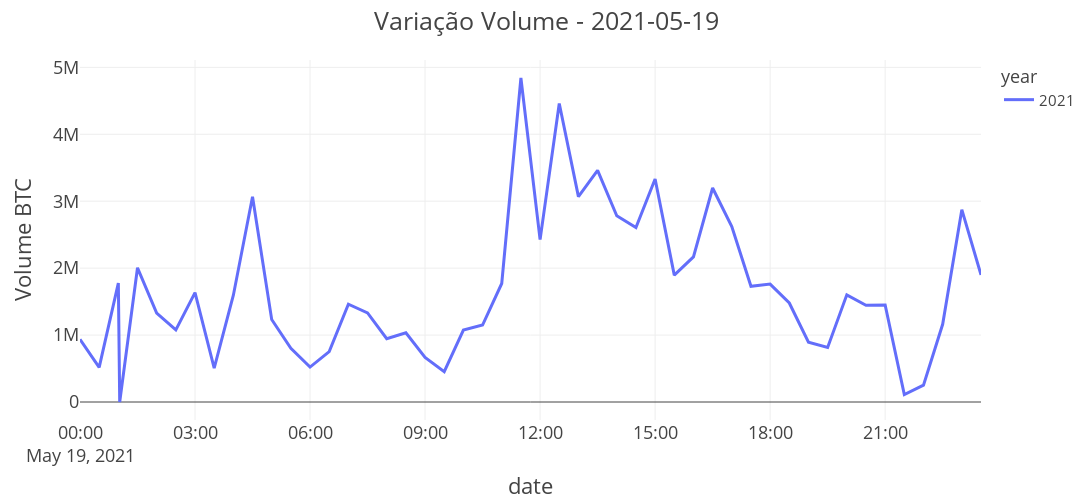

This figure's notebook cell:
### Code cell
fig=px.line(data_frame=btc_dataset_hora[btc_dataset_hora['specific date']=='2021-05-19'], y='Volume BTC', x='date', color='year')

fig.update_layout(
    title='Variação Volume - 2021-05-19',
    autosize=False,
    width=1300,
    height=500,
    legend=dict(font=dict(size= 15)),
    template='presentation')
